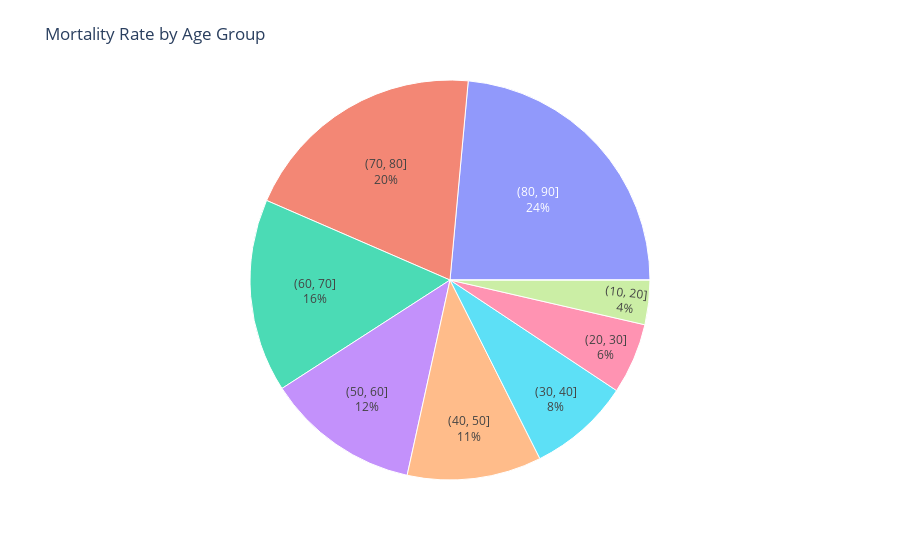

The notebook cell saved with this chart:
### Code cell
# Connect to the SQLite database
conn = sqlite3.connect('../Assignment_MIMIC_SQL/database.db')

# Query to get ICU stays with patient information (including date of birth, expiry flag, and date of death)
query = """
SELECT icu.subject_id, icu.intime, icu.outtime, p.dob, p.expire_flag, p.dod
FROM icustays icu
JOIN patients p ON icu.subject_id = p.subject_id;
"""

# Load the query result into a pandas DataFrame
merged_df = pd.read_sql(query, conn)

# Close the connection after the query
conn.close()

# Convert 'intime' and 'outtime' to datetime
merged_df['INTIME'] = pd.to_datetime(merged_df['INTIME'])
merged_df['OUTTIME'] = pd.to_datetime(merged_df['OUTTIME'])

# Calculate ICU stay duration (LOS) in hours
merged_df['STAY_DURATION'] = (merged_df['OUTTIME'] - merged_df['INTIME']).dt.total_seconds() / (60 * 60)

# Calculate patient's age at ICU admission (in years)
merged_df['AGE_AT_ADDMISSION'] = merged_df.apply(lambda row: calculate_age(str(row['DOB']), str(row['INTIME'])), axis=1)

# Determine mortality: If expire_flag is 1 (patient died), mark as mortality
merged_df['MORTALITY'] = merged_df['EXPIRE_FLAG'] == 1

# If the death date ('dod') is within the ICU stay, count it as mortality
merged_df['MORTALITY'] = merged_df.apply(
    lambda row: 1 if row['EXPIRE_FLAG'] == 1 and pd.to_datetime(row['DOD']) >= row['INTIME'] and pd.to_datetime(row['DOD']) <= row['OUTTIME'] else row['MORTALITY'],
    axis=1
)

# Group by age and calculate the mean mortality rate for each age group
age_grouped = merged_df.groupby(pd.cut(merged_df['AGE_AT_ADDMISSION'], bins=range(0, 100, 10))).agg({'MORTALITY': 'mean'}).reset_index()

# Convert Interval objects to strings for better readability
age_grouped['AGE_AT_ADDMISSION'] = age_grouped['AGE_AT_ADDMISSION'].astype(str)

# Create a polar bar chart
fig = px.sunburst(age_grouped, path=['AGE_AT_ADDMISSION'], values='MORTALITY', title='Mortality Rate by Age Group')
fig.update_traces(textinfo='label+percent parent')
fig.update_layout(margin=dict(t=80, l=0, r=0, b=80))

# Show the figure
fig.show()

### Figure 1 — Plotly figure (JSON) as saved in the notebook; plotly's stock layout.template omitted (floating-point values rounded to 4 significant figures)
{"data": [{"branchvalues": "total", "domain": {"x": [0, 1], "y": [0, 1]}, "hovertemplate": "labels=%{label}<br>MORTALITY=%{value}<br>parent=%{parent}<br>id=%{id}<extra></extra>", "ids": ["(0, 10]", "(10, 20]", "(20, 30]", "(30, 40]", "(40, 50]", "(50, 60]", "(60, 70]", "(70, 80]", "(80, 90]"], "labels": ["(0, 10]", "(10, 20]", "(20, 30]", "(30, 40]", "(40, 50]", "(50, 60]", "(60, 70]", "(70, 80]", "(80, 90]"], "name": "", "parents": ["", "", "", "", "", "", "", "", ""], "textinfo": "label+percent parent", "type": "sunburst", "values": [0.0, 0.1008, 0.1606, 0.2313, 0.3044, 0.3486, 0.4383, 0.5589, 0.6599]}], "layout": {"legend": {"tracegroupgap": 0}, "margin": {"b": 80, "l": 0, "r": 0, "t": 80}, "title": {"text": "Mortality Rate by Age Group"}}}
